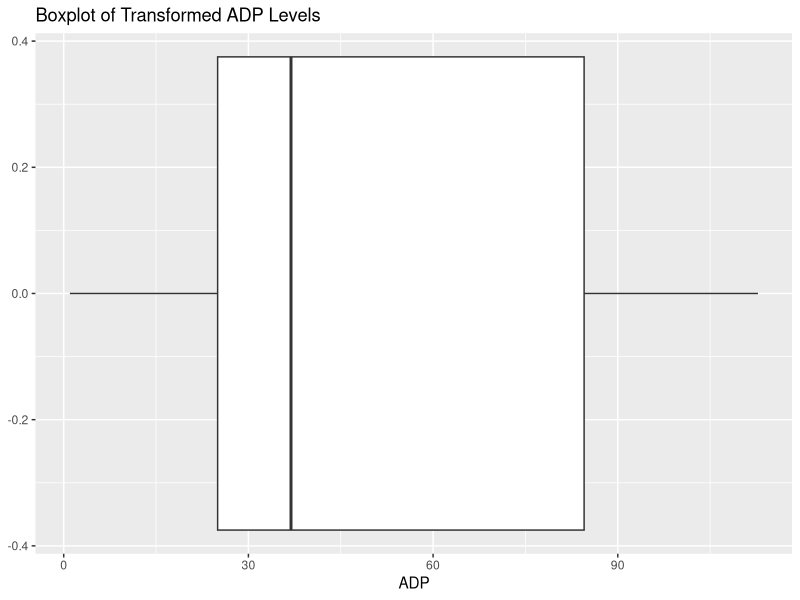

Reproduce this figure in R. (Note: this script raises an error after producing the figure.)
## ---- chunk 1
library(dplyr)
library(ggplot2)
library(readr)

raw_data <- read_tsv("../raw_data/PlateletHW.tsv")
print(colnames(raw_data))
## ---- chunk 2
min_adp <- min(raw_data$ADP, na.rm = TRUE)

if (min_adp <= 0) {
  raw_data <- raw_data %>%
    mutate(ADP = ADP + abs(min_adp) + 1)
}

ggplot(raw_data, aes(x = ADP)) +
  geom_boxplot() +
  ggtitle("Boxplot of Transformed ADP Levels")
## ---- chunk 3
Q1 <- quantile(raw_data$ADP, 0.25)
Q3 <- quantile(raw_data$ADP, 0.75)
IQR <- Q3 - Q1
outlier_thresholds <- c(Q1 - 1.5 * IQR, Q3 + 1.5 * IQR)

clean_data <- raw_data %>%
  filter(ADP >= outlier_thresholds[1] & ADP <= outlier_thresholds[2])

write_csv(clean_data, "../clean_data/PlateletHW_cleaned.csv")
## ---- chunk 4
results <- list()
snp_vars <- c("rs4244285", "rs4986893", "rs662")

for (snp in snp_vars) {
  model <- lm(ADP ~ get(snp) + AGE + SEX, data = clean_data)
  results[[snp]] <- summary(model)
  print(paste("Results for SNP:", snp))
  print(summary(model))
}
## ---- chunk 5
summary_text <- "Association analysis between SNPs and ADP-induced platelet aggregation levels:\n"
for (snp in snp_vars) {
  snp_results <- results[[snp]]
  summary_text <- paste0(summary_text, 
                         "SNP: ", snp, "\n",
                         "  Estimate: ", snp_results$coefficients[2, 1], "\n",
                         "  Std. Error: ", snp_results$coefficients[2, 2], "\n",
                         "  t-value: ", snp_results$coefficients[2, 3], "\n",
                         "  p-value: ", snp_results$coefficients[2, 4], "\n\n")
}

write(summary_text, file = "../clean_data/association_summary.txt")
